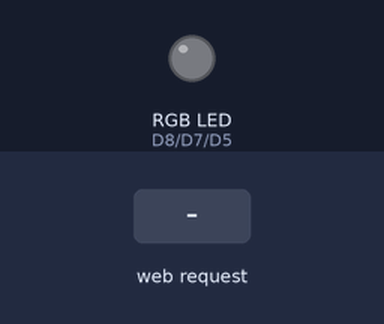
This sketch was run on a simulated ESP8266 (NodeMCU). Shown: an RGB LED mixed from three pins (HIGH = lit). The test bench sets the inputs (shaded band). WiFi joins after 1.5 s; servers stay silent unless stated; what the sketch prints to the serial monitor is not drawn.

Above: at 2.7 s.
2.8 s: HTTP request GET /red received
At 4.0 s:
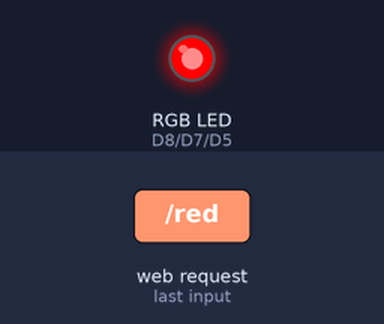
4.3 s: HTTP request GET /green received
At 5.2 s:
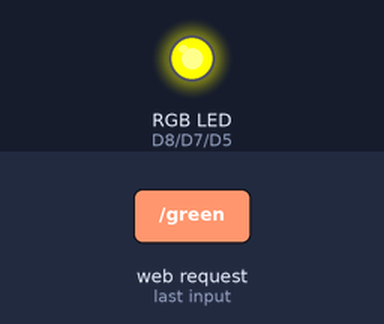
5.8 s: HTTP request GET /blue received
At 6.3 s:
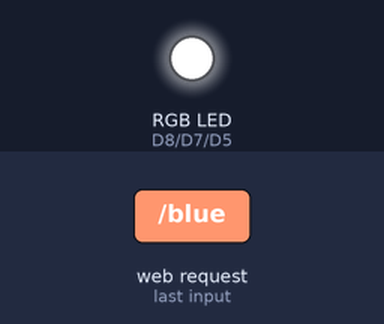
7.3 s: HTTP request GET /red received
At 8.5 s:
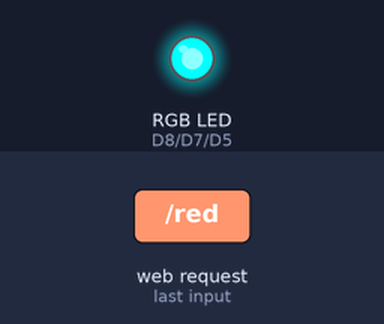
8.8 s: HTTP request GET /green received
At 9.8 s:
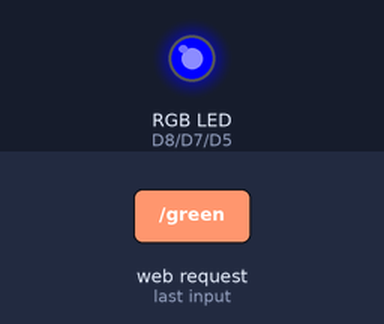
Timing chart, 0 to 11.3 s (numbered marks = the images above; inputs shaded):
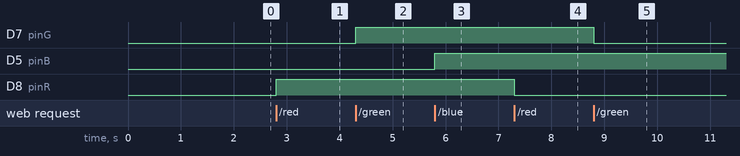

The sketch:

MCU_http_rgb.ino
```cpp
#include <ESP8266WiFi.h>

const char* ssid = "NETWORK_NAME_HERE";
const char* password = "NETWORK_PASSWORD_HERE";

int pinR = D8;
int pinG = D7;
int pinB = D5;

bool stateR = false;
bool stateG = false;
bool stateB = false;

WiFiServer server(80);

void setup() {
  Serial.begin(115200);
  delay(10);

  pinMode(pinR, OUTPUT);
  pinMode(pinG, OUTPUT);
  pinMode(pinB, OUTPUT);
  digitalWrite(pinR, LOW);
  digitalWrite(pinG, LOW);
  digitalWrite(pinB, LOW);

  Serial.print("Connecting to ");
  Serial.println(ssid);

  WiFi.begin(ssid, password);

  while (WiFi.status() != WL_CONNECTED) {
    delay(500);
    Serial.print(".");
  }
  Serial.println("");
  Serial.print("Wifi connected: ");
  Serial.println(WiFi.localIP());

  Serial.println(WiFi.macAddress());

  server.begin();
}

void loop() {
  WiFiClient client = server.available();
  if (!client) return;

  Serial.println("New client");
  while(!client.available()) delay(1);

  // Read the request
  String request = client.readStringUntil('\r');
  Serial.println(request);
  client.flush();

  if (request.indexOf("/red") != -1) {
    stateR = !stateR;
  } else if (request.indexOf("/green") != -1) {
    stateG = !stateG;
  } else if (request.indexOf("/blue") != -1) {
    stateB = !stateB;
  }
  digitalWrite(pinR, stateR ? HIGH : LOW);
  digitalWrite(pinG, stateG ? HIGH : LOW);
  digitalWrite(pinB, stateB ? HIGH : LOW);

  // Send a response
  client.println("HTTP/1.1 200 OK");
  client.println("Content-Type: text/html");
  client.println("");
  client.println("<!DOCTYPE HTML>");
  client.println("<html>");
  client.println("<style>*{font-size:xx-large;}</style>");
  client.println("<a href=\"/red\"><button>Toggle Red</button></a>");
  client.println("<a href=\"/green\"><button>Toggle Green</button></a>");
  client.println("<a href=\"/blue\"><button>Toggle Blue</button></a>");
  client.println("</html>");

  delay(1);
  Serial.println("Client disconnected");
  Serial.println("");
}
```

Measured:
- after the input at 2.8 s, D8 (pinR): LOW → HIGH at once
- after the input at 4.3 s, D7 (pinG): LOW → HIGH at once
- after the input at 5.8 s, D5 (pinB): LOW → HIGH at once
- after the input at 7.3 s, D8 (pinR): HIGH → LOW at once
- after the input at 8.8 s, D7 (pinG): HIGH → LOW at once
